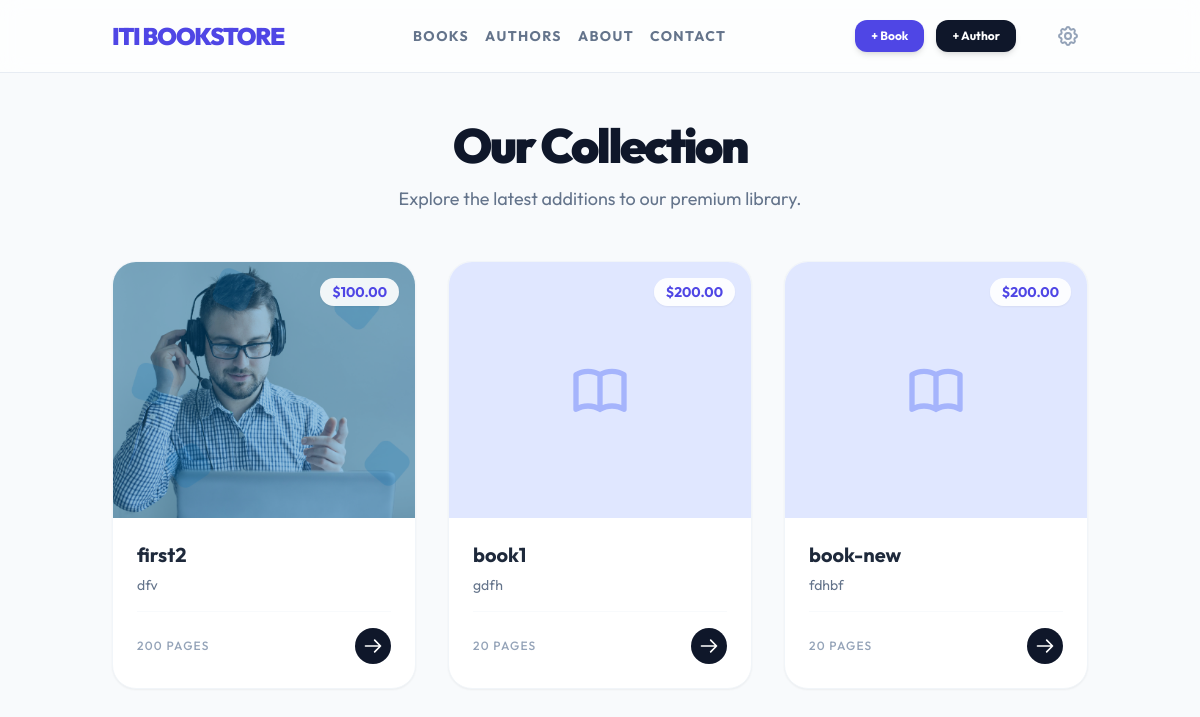
The app's page /books/index/, older data.
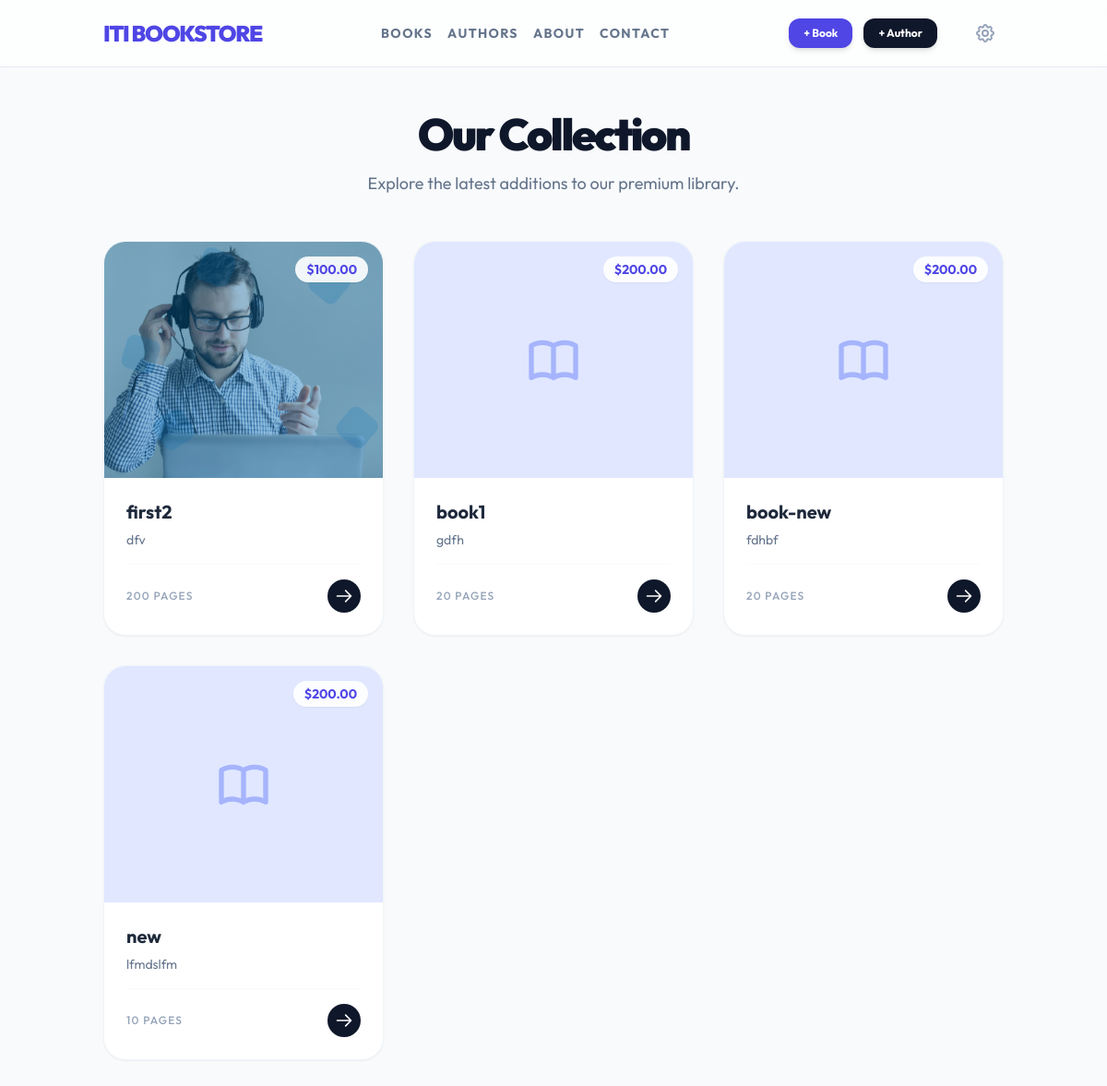
The same page, newer data.
### books/models.py (models this page shows, shortened)
class Book(models.Model):
    title = models.CharField(max_length=255, unique=True)
    brief = models.TextField()
    image = models.ImageField(upload_to='books/images/', null=True, blank=True)
    no_of_page = models.IntegerField(validators=[MinValueValidator(1)])
    price = models.DecimalField(max_digits=10, decimal_places=2, validators=[MinValueValidator(0.01)])
    created_at = models.DateTimeField(auto_now_add=True)
    updated_at = models.DateTimeField(auto_now=True)
    authors = models.ManyToManyField(Author, related_name='books')

### books/views.py (the view)
# urls.py: path('index/', AuthorListView.as_view(), name='authors.index'), # Keep both names for compatibility
def index(request):
    books = Book.objects.all()
    return render(request, 'books/index.html', {'books': books})

### books/templates/books/index.html (shortened to what this page needs)
{% extends "base.html" %}
{% block content %}
    <div class="container mx-auto px-6 py-12">
        <div class="mb-12 text-center">
            <h1 class="text-5xl font-black text-slate-900 tracking-tighter mb-4">Our Collection</h1>
            <p class="text-slate-500 text-lg">Explore the latest additions to our premium library.</p>
        </div>
        <div class="grid grid-cols-1 md:grid-cols-2 lg:grid-cols-3 xl:grid-cols-4 gap-8">
            {% for book in books %}
            <div class="bg-white rounded-3xl shadow-sm hover:shadow-2xl border border-slate-100 transition-all duration-300 hover:-translate-y-2 overflow-hidden flex flex-col group">
                <div class="h-64 overflow-hidden relative">
                    {% if book.image %}
                        <img src="{{ book.image.url }}" alt="{{ book.title }}" class="w-full h-full object-cover group-hover:scale-110 transition-transform duration-500">
                    {% else %}
                        <div class="w-full h-full bg-indigo-100 flex items-center justify-center text-indigo-300">
                        </div>
                    {% endif %}
                    <div class="absolute top-4 right-4 bg-white/90 backdrop-blur px-3 py-1 rounded-full text-indigo-600 font-bold text-sm shadow-sm">
                        ${{ book.price }}
                    </div>
                </div>
                <div class="p-6 flex flex-col flex-grow">
                    <h5 class="text-xl font-bold text-slate-800 mb-2 leading-tight group-hover:text-indigo-600 transition-colors">{{ book.title }}</h5>
                    <p class="text-slate-500 text-sm mb-4 line-clamp-2">{{ book.brief }}</p>
                    <div class="mt-auto flex items-center justify-between pt-4 border-t border-slate-50">
                        <span class="text-xs font-medium text-slate-400 uppercase tracking-widest">{{ book.no_of_page }} Pages</span>
                        <a href="{% url 'book_info' book.id %}" class="bg-slate-900 text-white p-2 rounded-full hover:bg-indigo-600 transition-colors">
                            <svg class="w-5 h-5" fill="none" stroke="currentColor" viewBox="0 0 24 24"><path stroke-linecap="round" stroke-linejoin="round" stroke-width="2" d="M14 5l7 7m0 0l-7 7m7-7H3"></path></svg>
                        </a>
                    </div>
                </div>
            </div>
            {% empty %}
            <div class="col-span-full py-20 text-center">
                <p class="text-slate-400 text-lg italic">No books in the library.</p>
                <a href="{% url 'book_create' %}" class="mt-4 inline-block text-indigo-600 font-bold underline decoration-2 underline-offset-4">Add your first book</a>
            </div>
            {% endfor %}
        </div>
    </div>
{% endblock %}

### templates/base.html (shortened to what this page needs)
<!DOCTYPE html>
<html lang="en">
<head>
    <script src="https://cdn.tailwindcss.com"></script>
</head>
<body class="bg-slate-50 min-h-screen text-slate-800">
    <nav class="glass sticky top-0 z-50">
        <div class="container mx-auto px-6 py-4">
            <div class="flex justify-between items-center">
                <a href="{% url 'books_index' %}" class="text-2xl font-black text-indigo-600 tracking-tighter">
                    ITI BOOKSTORE
                </a>
                <div class="hidden md:flex items-center space-x-4 text-sm uppercase tracking-widest text-slate-500 font-bold">
                    <a href="{% url 'books_index' %}" class="nav-link {% if 'books' in request.path %}nav-link-active{% endif %}">Books</a>
                    <a href="{% url 'authors.landing' %}" class="nav-link {% if 'authors' in request.path %}nav-link-active{% endif %}">Authors</a>
                    <a href="{% url 'aboutus.about' %}" class="nav-link {% if 'about' in request.path %}nav-link-active{% endif %}">About</a>
                    <a href="{% url 'contactus.contact' %}" class="nav-link {% if 'contact' in request.path %}nav-link-active{% endif %}">Contact</a>
                </div>
                <div class="flex items-center space-x-4">
                    <div class="hidden lg:flex items-center space-x-3 mr-4">
                        <a href="{% url 'book_create' %}" class="bg-indigo-600 text-white px-4 py-2 rounded-xl font-bold text-xs hover:bg-indigo-700 shadow-md transition-all">+ Book</a>
                        <a href="{% url 'authors.add' %}" class="bg-slate-900 text-white px-4 py-2 rounded-xl font-bold text-xs hover:bg-black shadow-md transition-all">+ Author</a>
                    </div>
                    <a href="/admin/" class="hidden md:block p-2 text-slate-400 hover:text-indigo-600 transition-colors">
                    </a>
                </div>
            </div>
        </div>
    </nav>
    <main>
        {% block content %}{% endblock %}
    </main>
</body>
</html>

### templates/base.html (style rules this page uses)
body { font-family: 'Outfit', sans-serif; }
.glass { background: rgba(255, 255, 255, 0.7); backdrop-filter: blur(10px); border-bottom: 1px solid rgba(226, 232, 240, 0.8); }
.nav-link { @apply transition-all duration-300 font-semibold px-4 py-2 rounded-xl hover:bg-indigo-50 hover:text-indigo-600; }
.nav-link-active { @apply bg-indigo-50 text-indigo-600; }

Row changes from the older to the newer data that the page shows:
added Book: price "200.00", title "new", brief "lfmdslfm", no_of_page "10"
